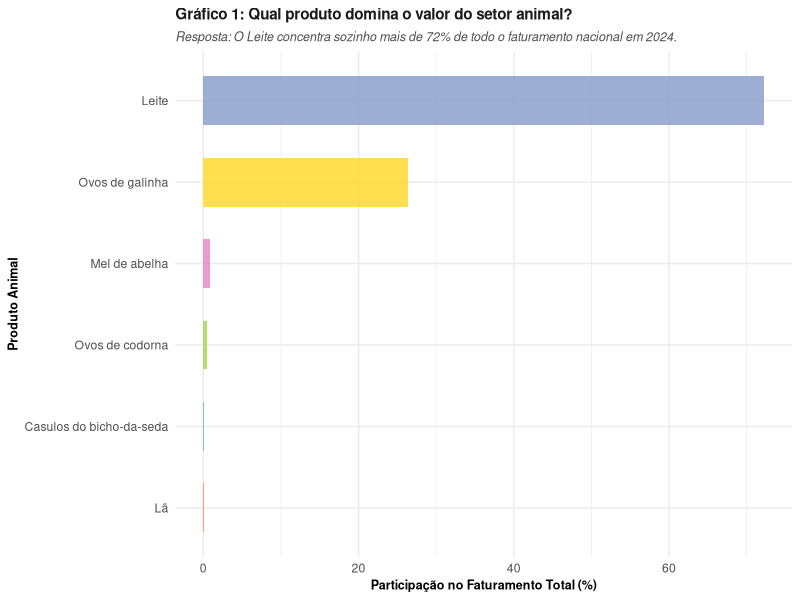
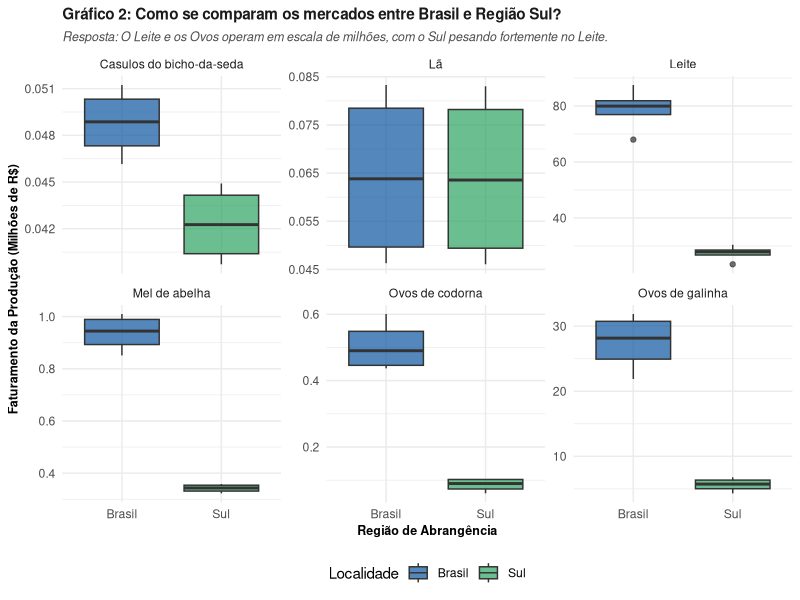
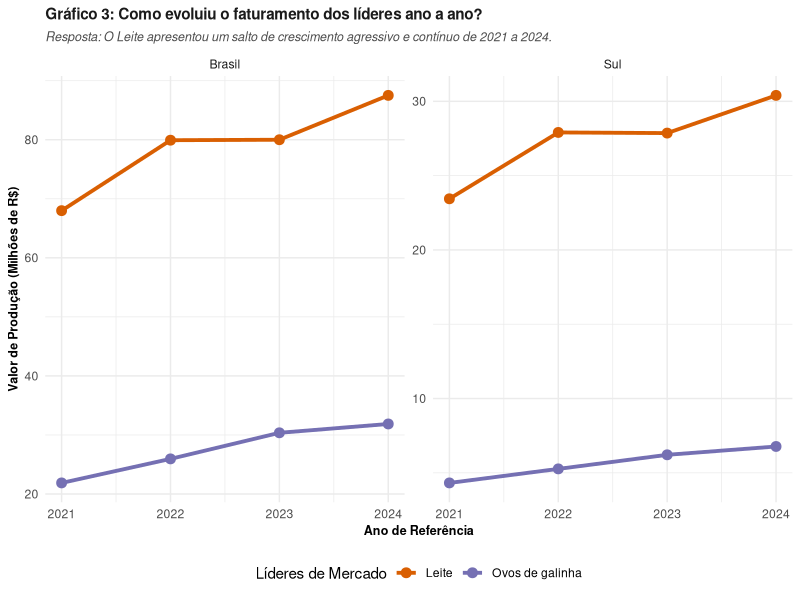
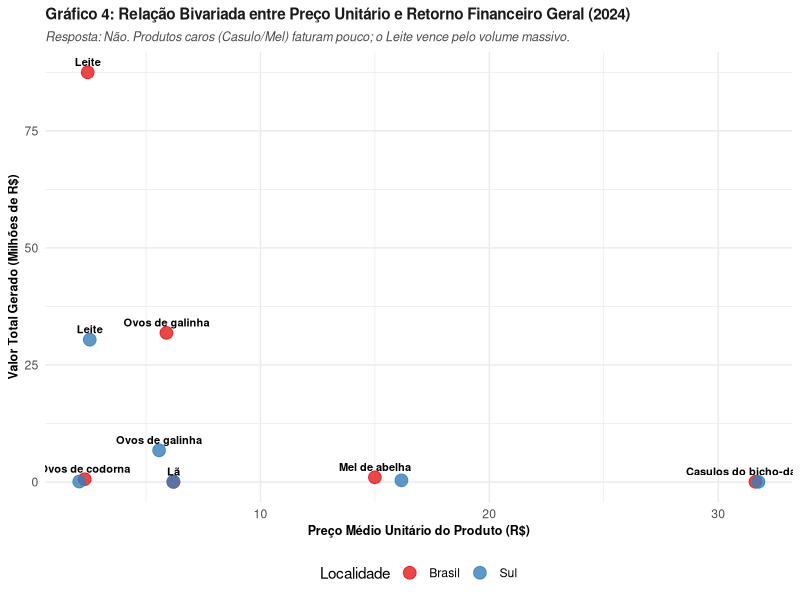
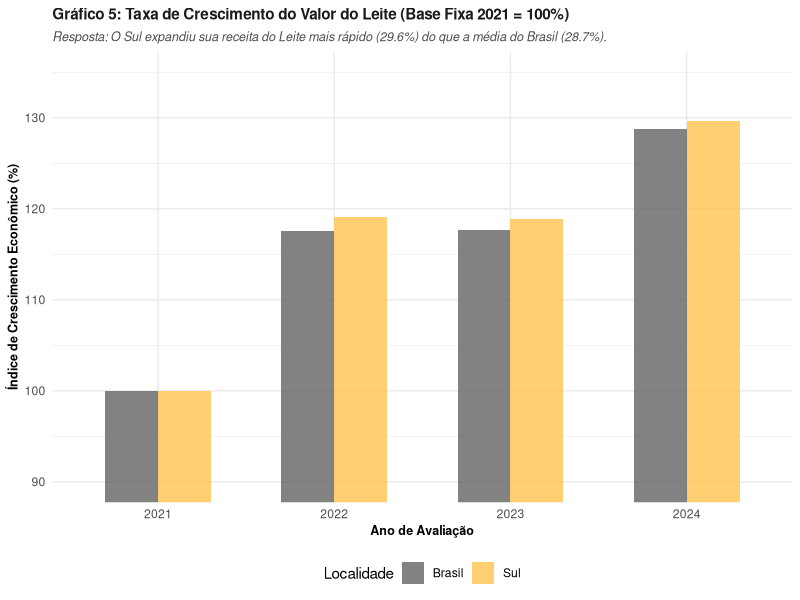

These charts were generated, in order, by the following R code:
# ==============================================================================
# PROJETO AVALIATIVO - EST 100
# CRIAÇÃO DE GRÁFICOS NARRATIVOS 
# ==============================================================================

# 1. CARREGAMENTO DOS PACOTES
if(!require(tidyverse)) install.packages("tidyverse")
library(tidyverse)

# 2. BASE DE DADOS INTEGRAL EXCLUSIVA 
base_ppm <- data.frame(
  Localidade = rep(c("Brasil", "Sul"), each = 24),
  Ano        = rep(rep(2021:2024, each = 6), times = 2),
  Produto    = rep(c("Leite", "Ovos de galinha", "Ovos de codorna", 
                     "Mel de abelha", "Casulos do bicho-da-seda", "Lã"), times = 8),
  Unidade_Q  = rep(c("Mil litros", "Mil dúzias", "Mil dúzias", 
                     "Quilogramas", "Quilogramas", "Quilogramas"), times = 8),
  Quantidade = c(
    35183066, 4821802, 272213, 55678534, 2211145, 8298591, # Brasil 2021
    34554161, 4852117, 237524, 62494156, 1806675, 8884395, # Brasil 2022
    35248212, 4981477, 242939, 64164183, 1714665, 8547970, # Brasil 2023
    35743862, 5409429, 258752, 67313986, 1581481, 7471952, # Brasil 2024
    11977983, 1103482, 40490, 22204521, 1905116, 8254937, # Sul 2021
    11665978, 1121029, 46930, 22693682, 1532744, 8846737, # Sul 2022
    11862280, 1152220, 48895, 21837017, 1458782, 8513656, # Sul 2023
    11949706, 1216590, 49563, 22180757, 1414087, 7441943  # Sul 2024
  ),
  Valor_Producao_Mil_RS = c(
    67987725, 21875425, 437016, 851354, 46156, 76874, # Brasil 2021
    79919856, 25947202, 449116, 982362, 47715, 83306, # Brasil 2022
    79999170, 30364242, 531097, 906893, 51236, 50757, # Brasil 2023
    87511969, 31862060, 600730, 1010040, 50021, 46289, # Brasil 2024
    23440751, 4321112, 60369, 322600, 39716, 76601, # Sul 2021
    27905637, 5265925, 77801, 352200, 40623, 83044, # Sul 2022
    27861964, 6212725, 101906, 334106, 43902, 50519, # Sul 2023
    30399229, 6773481, 102907, 358444, 44910, 46062  # Sul 2024
  ),
  Preco_Medio_Unitario = c(
    1.93, 4.54, 1.61, 15.29, 20.87, 9.26,
    2.31, 5.35, 1.89, 15.72, 26.41, 9.38,
    2.27, 6.10, 2.19, 14.13, 29.88, 5.94,
    2.45, 5.89, 2.32, 15.00, 31.63, 6.20,
    1.96, 3.92, 1.49, 14.53, 20.85, 9.28,
    2.39, 4.70, 1.66, 15.52, 26.50, 9.39,
    2.35, 5.39, 2.08, 15.30, 30.09, 5.93,
    2.54, 5.57, 2.08, 16.16, 31.76, 6.19
  )
)

# Configuração de um tema padrão limpo e focado no texto
tema_narrativo <- theme_minimal() +
  theme(
    plot.title = element_text(face = "bold", size = 11, color = "#1a1a1a"),
    plot.subtitle = element_text(size = 9, color = "#4d4d4d", face = "italic"),
    axis.title = element_text(size = 9, face = "bold"),
    legend.position = "bottom"
  )

# ==============================================================================
# GRÁFICO 1: DISTRIBUIÇÃO E COMPOSIÇÃO (Responde: Quem domina o setor?)
# ==============================================================================
dados_g1 <- base_ppm %>% 
  filter(Ano == 2024, Localidade == "Brasil") %>% 
  mutate(Participacao = (Valor_Producao_Mil_RS / sum(Valor_Producao_Mil_RS)) * 100)

g1 <- ggplot(dados_g1, aes(x = reorder(Produto, Participacao), y = Participacao, fill = Produto)) +
  geom_bar(stat = "identity", alpha = 0.85, width = 0.6) +
  coord_flip() +
  scale_fill_brewer(palette = "Set2") +
  labs(
    title = "Gráfico 1: Qual produto domina o valor do setor animal?",
    subtitle = "Resposta: O Leite concentra sozinho mais de 72% de todo o faturamento nacional em 2024.",
    x = "Produto Animal", y = "Participação no Faturamento Total (%)"
  ) +
  tema_narrativo + guides(fill = "none")

print(g1)

# ==============================================================================
# GRÁFICO 2: COMPARATIVO ENTRE REGIÕES (Responde: Onde está a força produtiva?)
# ==============================================================================
g2 <- ggplot(base_ppm, aes(x = Localidade, y = Valor_Producao_Mil_RS/1000000, fill = Localidade)) +
  geom_boxplot(alpha = 0.7) +
  facet_wrap(~Produto, scales = "free_y") +
  scale_fill_manual(values = c("#0b559f", "#2ca25f")) +
  labs(
    title = "Gráfico 2: Como se comparam os mercados entre Brasil e Região Sul?",
    subtitle = "Resposta: O Leite e os Ovos operam em escala de milhões, com o Sul pesando fortemente no Leite.",
    x = "Região de Abrangência", y = "Faturamento da Produção (Milhões de R$)"
  ) +
  tema_narrativo

print(g2)

# ==============================================================================
# GRÁFICO 3: TEMPORAL (Responde: Como esse mercado evoluiu ao longo dos anos?)
# ==============================================================================
dados_g3 <- base_ppm %>% filter(Produto %in% c("Leite", "Ovos de galinha"))

g3 <- ggplot(dados_g3, aes(x = Ano, y = Valor_Producao_Mil_RS/1000000, color = Produto, group = Produto)) +
  geom_line(linewidth = 1.3) + geom_point(size = 3) +
  facet_wrap(~Localidade, scales = "free_y") +
  scale_color_manual(values = c("#d95f02", "#7570b3")) +
  labs(
    title = "Gráfico 3: Como evoluiu o faturamento dos líderes ano a ano?",
    subtitle = "Resposta: O Leite apresentou um salto de crescimento agressivo e contínuo de 2021 a 2024.",
    x = "Ano de Referência", y = "Valor de Produção (Milhões de R$)", color = "Líderes de Mercado"
  ) +
  scale_x_continuous(breaks = 2021:2024) +
  tema_narrativo

print(g3)

# ==============================================================================
# GRÁFICO 4: BIVARIADO (Responde: O preço alto compensa a falta de volume?)
# ==============================================================================
dados_g4 <- base_ppm %>% filter(Ano == 2024)

g4 <- ggplot(dados_g4, aes(x = Preco_Medio_Unitario, y = Valor_Producao_Mil_RS/1000000, label = Produto)) +
  geom_point(aes(color = Localidade), size = 4, alpha = 0.8) +
  geom_text(vjust = -0.8, size = 2.8, check_overlap = TRUE, fontface = "bold") +
  scale_color_manual(values = c("#e41a1c", "#377eb8")) +
  labs(
    title = "Gráfico 4: Relação Bivariada entre Preço Unitário e Retorno Financeiro Geral (2024)",
    subtitle = "Resposta: Não. Produtos caros (Casulo/Mel) faturam pouco; o Leite vence pelo volume massivo.",
    x = "Preço Médio Unitário do Produto (R$)", y = "Valor Total Gerado (Milhões de R$)"
  ) +
  tema_narrativo

print(g4)

# ==============================================================================
# GRÁFICO 5: TAXAS E ÍNDICES (Responde: Qual região expandiu seu principal motor mais rápido?)
# ==============================================================================
# Cálculo do número-índice de base fixa (2021 = 100) para o Valor do Leite
dados_g5 <- base_ppm %>%
  filter(Produto == "Leite") %>%
  group_by(Localidade) %>%
  arrange(Ano) %>%
  mutate(
    Valor_2021 = Valor_Producao_Mil_RS[Ano == 2021],
    Indice_Crescimento = (Valor_Producao_Mil_RS / Valor_2021) * 100
  )

g5 <- ggplot(dados_g5, aes(x = factor(Ano), y = Indice_Crescimento, fill = Localidade)) +
  geom_bar(stat = "identity", position = "dodge", alpha = 0.8, width = 0.6) +
  scale_fill_manual(values = c("#636363", "#fec44f")) +
  labs(
    title = "Gráfico 5: Taxa de Crescimento do Valor do Leite (Base Fixa 2021 = 100%)",
    subtitle = "Resposta: O Sul expandiu sua receita do Leite mais rápido (29.6%) do que a média do Brasil (28.7%).",
    x = "Ano de Avaliação", y = "Índice de Crescimento Econômico (%)"
  ) +
  coord_cartesian(ylim = c(90, 135)) +
  tema_narrativo

print(g5)

# ==============================================================================
